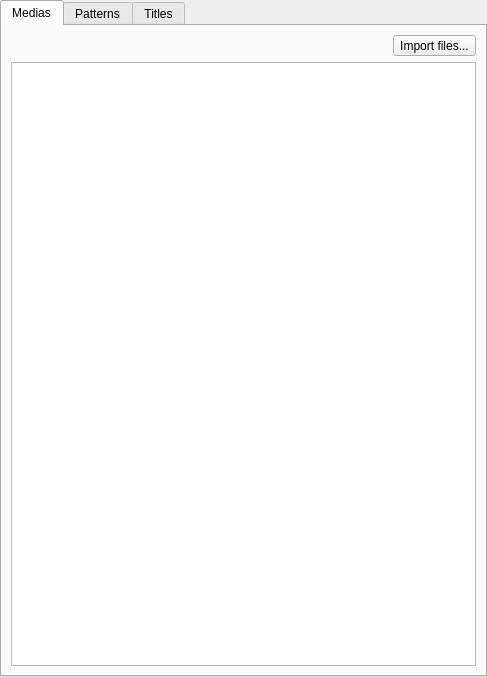
<?xml version="1.0" encoding="UTF-8"?>
<ui version="4.0">
 <class>StackProjectClips</class>
 <widget class="QWidget" name="StackProjectClips">
  <property name="geometry">
   <rect>
    <x>0</x>
    <y>0</y>
    <width>487</width>
    <height>677</height>
   </rect>
  </property>
  <property name="windowTitle">
   <string>Form</string>
  </property>
  <layout class="QVBoxLayout" name="verticalLayout_2">
   <property name="leftMargin">
    <number>0</number>
   </property>
   <property name="topMargin">
    <number>0</number>
   </property>
   <property name="rightMargin">
    <number>0</number>
   </property>
   <property name="bottomMargin">
    <number>0</number>
   </property>
   <item>
    <widget class="QTabWidget" name="tabWidget">
     <property name="currentIndex">
      <number>0</number>
     </property>
     <widget class="QWidget" name="importTab">
      <attribute name="icon">
       <iconset resource="../resources.qrc">
        <normaloff>:/toolbar/icons/document-open.png</normaloff>:/toolbar/icons/document-open.png</iconset>
      </attribute>
      <attribute name="title">
       <string>Medias</string>
      </attribute>
      <layout class="QGridLayout" name="gridLayout">
       <item row="0" column="0">
        <layout class="QGridLayout" name="gridLayout_3">
         <item row="0" column="0">
          <spacer name="horizontalSpacer">
           <property name="orientation">
            <enum>Qt::Horizontal</enum>
           </property>
           <property name="sizeHint" stdset="0">
            <size>
             <width>40</width>
             <height>20</height>
            </size>
           </property>
          </spacer>
         </item>
         <item row="0" column="1">
          <widget class="QToolButton" name="openClipToolButton">
           <property name="focusPolicy">
            <enum>Qt::NoFocus</enum>
           </property>
           <property name="toolTip">
            <string>Open files</string>
           </property>
           <property name="text">
            <string>Import files...</string>
           </property>
          </widget>
         </item>
         <item row="1" column="0" colspan="2">
          <widget class="SourceListWidget" name="sourceListWidget">
           <property name="sizePolicy">
            <sizepolicy hsizetype="Preferred" vsizetype="Preferred">
             <horstretch>0</horstretch>
             <verstretch>0</verstretch>
            </sizepolicy>
           </property>
           <property name="focusPolicy">
            <enum>Qt::NoFocus</enum>
           </property>
           <property name="horizontalScrollBarPolicy">
            <enum>Qt::ScrollBarAlwaysOff</enum>
           </property>
           <property name="textElideMode">
            <enum>Qt::ElideRight</enum>
           </property>
           <property name="sortingEnabled">
            <bool>true</bool>
           </property>
          </widget>
         </item>
        </layout>
       </item>
      </layout>
     </widget>
     <widget class="QWidget" name="patternsTab">
      <attribute name="icon">
       <iconset resource="../resources.qrc">
        <normaloff>:/images/icons/transparency.png</normaloff>:/images/icons/transparency.png</iconset>
      </attribute>
      <attribute name="title">
       <string>Patterns</string>
      </attribute>
      <layout class="QGridLayout" name="gridLayout_2">
       <item row="0" column="0">
        <widget class="SourceListWidget" name="patternsListWidget">
         <property name="sizePolicy">
          <sizepolicy hsizetype="Preferred" vsizetype="Preferred">
           <horstretch>0</horstretch>
           <verstretch>0</verstretch>
          </sizepolicy>
         </property>
         <property name="focusPolicy">
          <enum>Qt::NoFocus</enum>
         </property>
         <property name="horizontalScrollBarPolicy">
          <enum>Qt::ScrollBarAlwaysOff</enum>
         </property>
         <property name="textElideMode">
          <enum>Qt::ElideRight</enum>
         </property>
         <property name="sortingEnabled">
          <bool>true</bool>
         </property>
        </widget>
       </item>
      </layout>
     </widget>
     <widget class="QWidget" name="titlesTab">
      <attribute name="icon">
       <iconset resource="../resources.qrc">
        <normaloff>:/toolbar/icons/text.png</normaloff>:/toolbar/icons/text.png</iconset>
      </attribute>
      <attribute name="title">
       <string>Titles</string>
      </attribute>
      <layout class="QGridLayout" name="gridLayout_4">
       <item row="0" column="0">
        <widget class="SourceListWidget" name="titlesListWidget">
         <property name="sizePolicy">
          <sizepolicy hsizetype="Preferred" vsizetype="Preferred">
           <horstretch>0</horstretch>
           <verstretch>0</verstretch>
          </sizepolicy>
         </property>
         <property name="focusPolicy">
          <enum>Qt::NoFocus</enum>
         </property>
         <property name="horizontalScrollBarPolicy">
          <enum>Qt::ScrollBarAlwaysOff</enum>
         </property>
         <property name="textElideMode">
          <enum>Qt::ElideRight</enum>
         </property>
         <property name="sortingEnabled">
          <bool>true</bool>
         </property>
        </widget>
       </item>
      </layout>
     </widget>
    </widget>
   </item>
  </layout>
 </widget>
 <customwidgets>
  <customwidget>
   <class>SourceListWidget</class>
   <extends>QListWidget</extends>
   <header>gui/sourcelistwidget.h</header>
  </customwidget>
 </customwidgets>
 <resources>
  <include location="../resources.qrc"/>
 </resources>
 <connections/>
</ui>
